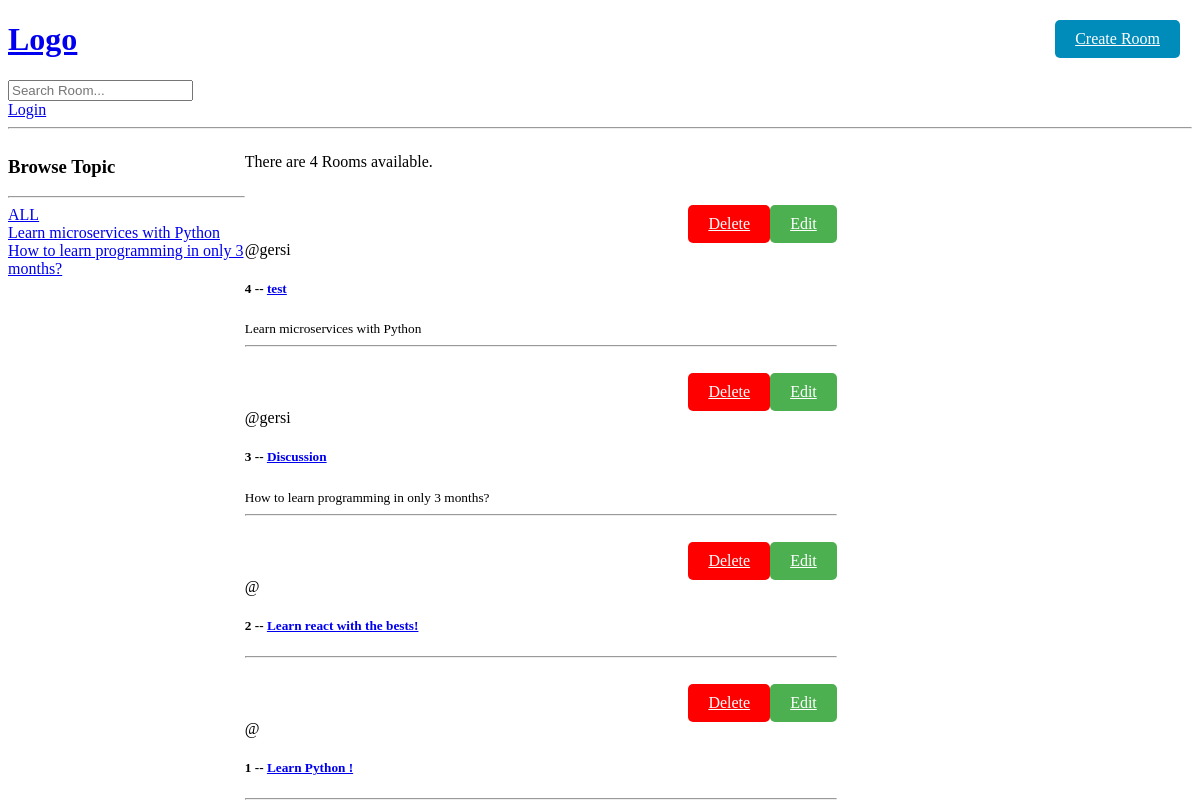
The app's page /, older data.
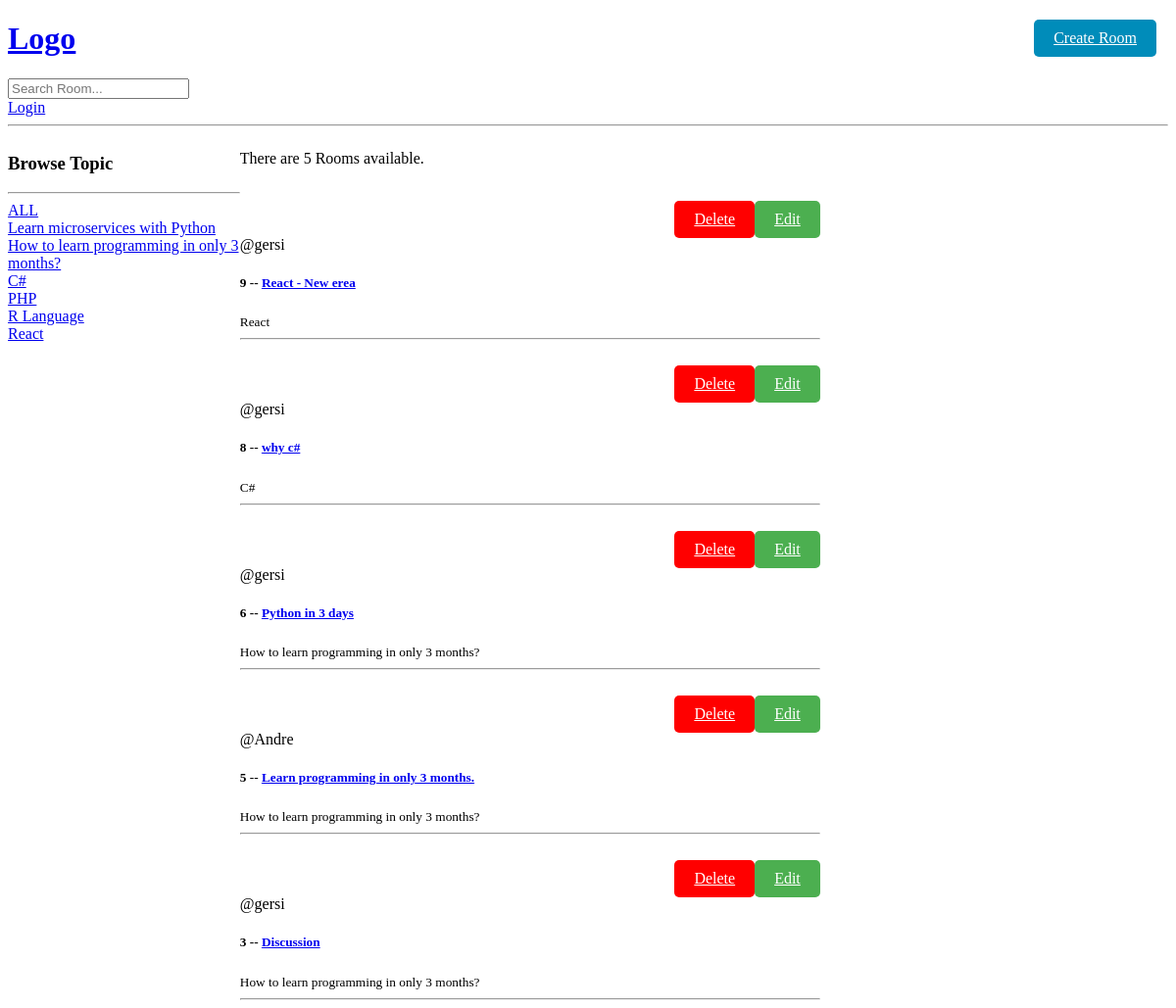
The same page, newer data.
### base/models.py (models this page shows, shortened)
class Topic(models.Model):
    name = models.CharField(max_length=200)
    def __str__(self):
        return self.name

class Room(models.Model):
    host = models.ForeignKey(User, on_delete=models.SET_NULL, null=True)
    topic = models.ForeignKey(Topic, on_delete=models.SET_NULL, null=True)
    name = models.CharField(max_length=200)
    description = models.TextField(null=True, blank=True)
    updated = models.DateTimeField(auto_now=True)
    created = models.DateTimeField(auto_now_add=True)
    class Meta:
        ordering = ['-updated','-created']

### base/views.py (the view)
# urls.py: path('',views.home, name='home'),
def home(request):
    q = request.GET.get('q') if request.GET.get('q') != None else ''
    rooms = Room.objects.filter(
        Q(topic__name__icontains = q) |
        Q(name__icontains = q) |
        Q(description__icontains = q)
        )
    topics = Topic.objects.all()
    room_count = rooms.count()
    context = {'rooms':rooms,
               'topics':topics,
               'room_count':room_count}
    return render(request,'base/home.html', context)

### base/templates/base/home.html
{% extends 'main.html' %}
{% block content %}
<div class="home-container">
 <div class="row">
  <div class="col" style="float:left;width:20%">
    <h3>Browse Topic</h3>
    <hr>
    <a href="{% url 'home'%}">ALL</a><br>
    {% for topic in topics %}
    <a href="{% url 'home' %}?q={{topic.name}}">{{topic}}</a>
    <br>
    {% endfor %}
  </div>
  <div class="col" style="float:left; width: 50%;">
    <p>There are {{room_count}} Rooms available.</p>
  <a href="{% url 'create-room' %}" style="position: absolute;top: 20px;right: 20px;background-color: #008CBA;color: white;border: none;padding: 10px 20px;border-radius: 5px;cursor: pointer;">Create Room</a>
    {% for room in rooms %}
       <br>
      <div>
        <a href="{% url 'update-room' room.id %}" style="float:right;background-color: #4CAF50;color: white;border: none;padding: 10px 20px;border-radius: 5px;cursor: pointer;">Edit</a>
        <a href="{% url 'delete-room' room.id %}" style="float:right; background-color: red;color: white;border: none;padding: 10px 20px;border-radius: 5px;cursor: pointer;">Delete</a>
        <br><br>
        <span>@{{room.host.username}}</span>
        <h5>{{room.id}} -- <a href="{% url 'room' room.id %}">{{room.name}} </a></h5>
        <small>{{room.topic.name}}</small>
        <hr>
      </div>
    {% endfor %}
  </div>
</div>
{% endblock content %}

### templates/main.html (shortened to what this page needs)
<!DOCTYPE html>
<html lang="en">
<head>
</head>
<body>
    {% include 'navbar.html' %}
    {% block content%}
    {% endblock%}
</body>
</html>

### templates/navbar.html
<div>
<a href="/">
    <h1>Logo</h1>
</a>
</div>
<form method="GET" action="{% url 'home' %}">
    <input type="text" name="q" placeholder="Search Room..."/>
</form>
{% if request.user.is_authenticated %}
<a href="{% url 'logout' %}">Logout</a>
{% else %}
<a href="{% url 'login' %}">Login</a>
{% endif %}
<hr>

Row changes from the older to the newer data that the page shows:
removed Room: host.username "gersi", id "4", name "test", topic.name "Learn microservices with Python"
removed Room: id "2", name "Learn react with the bests!"
removed Room: id "1", name "Learn Python !"
added Topic: name "C#"
added Topic: name "PHP"
added Topic: name "R Language"
added Topic: name "React"
added Room: host.username "gersi", id "9", name "React - New erea", topic.name "React"
added Room: host.username "gersi", id "8", name "why c#", topic.name "C#"
added Room: host.username "gersi", id "6", name "Python in 3 days", topic.name "How to learn programming in only 3 months?"
added Room: host.username "Andre", id "5", name "Learn programming in only 3 months.", topic.name "How to learn programming in only 3 months?"
Text that changed along with them:
{{ room_count }}: "4" → "5"
